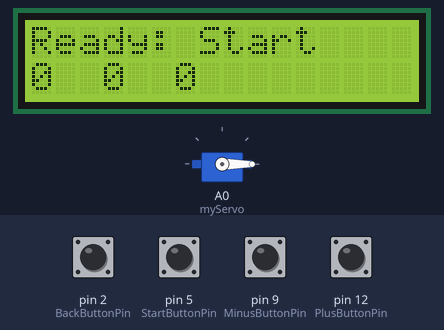
This sketch was run on a simulated Arduino Uno, built with avr-gcc and run on an emulated ATmega328P. Shown: 16×2 character LCD, servo. Inputs (shaded band) come from the test bench; at power-on: pin 2 (BackButtonPin), pin 5 (StartButtonPin), pin 9 (MinusButtonPin), pin 12 (PlusButtonPin) LOW. What the sketch prints to the serial monitor is not drawn.

Above: at 1.3 s.
1.4 s: pin 2 (BackButtonPin) pulled HIGH for 0.15 s
At 2.2 s:
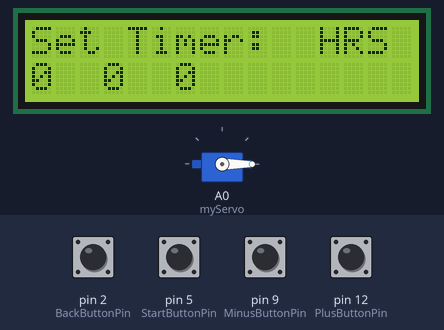
3.1 s: pin 5 (StartButtonPin) pulled HIGH for 0.15 s
At 3.9 s:
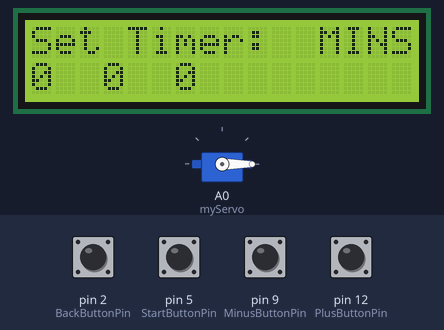
4.7 s: pin 5 (StartButtonPin) pulled HIGH for 1 s
At 5.9 s:
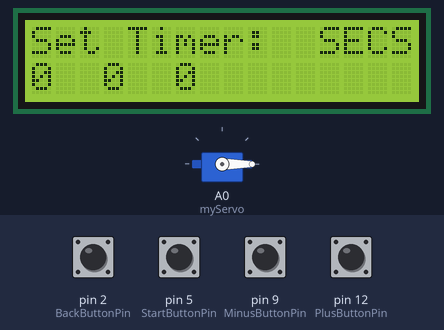
7.2 s: pin 9 (MinusButtonPin) pulled HIGH for 0.15 s
At 8.5 s:
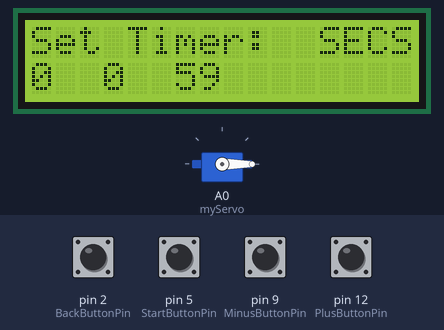
8.8 s: pin 2 (BackButtonPin) pulled HIGH for 1 s
At 10.3 s:
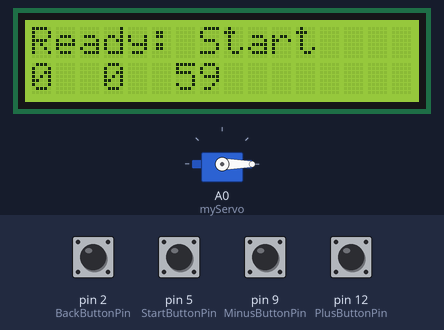
11.3 s: pin 5 (StartButtonPin) pulled HIGH for 0.15 s
At 13.8 s:
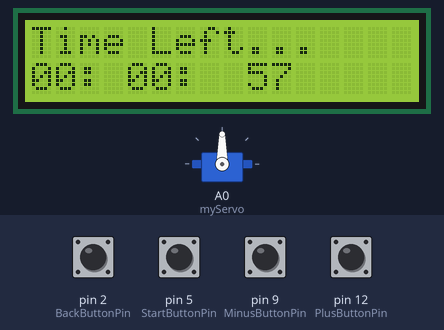
Timing chart, 0 to 15.3 s (numbered marks = the images above; inputs shaded):
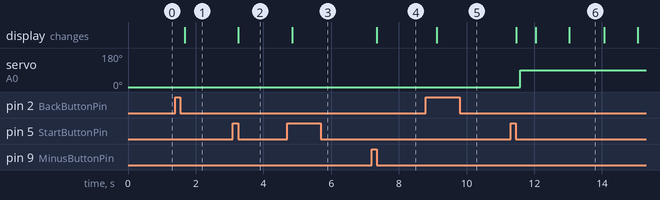

Measured:
- after the input at 1.4 s, the display: changes after 0.28 s (image 1)
- after the input at 3.1 s, the display: changes after 0.16 s (image 2)
- after the input at 4.7 s, the display: changes after 0.15 s (image 3)
- after the input at 7.2 s, the display: changes after 0.14 s (image 4)
- after the input at 8.8 s, the display: changes after 0.32 s (image 5)
- after the input at 11.3 s, servo on A0 (myServo): 0° → 90° after 0.28 s; the display: first changes after 0.17 s (image 6 shows a later state)
- what the display in image 6 shows lasts 1.1 s, from 13.0 s to 14.1 s

The sketch:

phone-box-2.ino
```cpp
#include <Time.h>
#include <TimeLib.h>

#include <LiquidCrystal.h>
#include <LiquidCrystal_I2C.h>


#include <EEPROM.h>
#include <Servo.h>

//LiquidCrystal lcd(12,  11, 5, 4, 3, 2);
LiquidCrystal_I2C lcd(0x27, 16, 2);


Servo myServo;

const int BackButtonPin = 2;
const int StartButtonPin = 5;
const int MinusButtonPin = 9;
const int PlusButtonPin  = 12;

int settingHours = 0;
int settingMinutes = 0;
int settingSeconds  = 0;
time_t settingTime = 0;

int activeHours = 0;
int activeMinutes  = 0;
int activeSeconds = 0;
time_t activeTime = 0;


time_t  startTime = 0;
time_t elapsedTime = 0;

int BackButtonState = LOW;
//long  BackButtonLongPressTime = 0;
int StartButtonState = LOW;
int PlusButtonState  = LOW;
int MinusButtonState = LOW;
int BackButtonPrevState = LOW;
int  StartButtonPrevState = LOW;
int PlusButtonPrevState = LOW;
int MinusButtonPrevState  = LOW;
bool BackButtonPress = false;
//bool BackButtonLongPress = false;
bool StartButtonPress = false;
bool PlusButtonPress = false;
bool MinusButtonPress  = false;

bool locked = false;

const int READY = 0;
const int  SETTINGS = 1;
const int LOCKED = 2;
const int UNLOCKED = 3;

int  activeState = READY;


int timeData = 0;

void setup()  {
  lcd.init(); // initialize the lcd
  lcd.backlight();
  lcd.begin(16, 2);
  pinMode(BackButtonPin, INPUT);
  pinMode(StartButtonPin,  INPUT);
  pinMode(PlusButtonPin, INPUT);
  pinMode(MinusButtonPin, INPUT);
  myServo.attach(A0);
  Serial.begin(9600);
  myServo.write(0);
  Reset();

}

void loop() {

  StartButtonPress = false;
  PlusButtonPress  = false;
  MinusButtonPress = false;

  BackButtonPress = false;
  //BackButtonLongPress = false;
  BackButtonState = digitalRead(BackButtonPin);

  //
  // if(BackButtonState == HIGH){
  //   Serial.print("BackButton Pressed");
  // }
  //
  if(BackButtonState != BackButtonPrevState)
  {
    BackButtonPress  = BackButtonState == HIGH;
    BackButtonPrevState = BackButtonState;
    delay(250);
  }

  StartButtonPress = false;
  StartButtonState = digitalRead(StartButtonPin);
  //
  // if(StartButtonState == HIGH){
  //   Serial.println("StartButtonState Pressed");
  // }
  //
  if(StartButtonState != StartButtonPrevState)
  {
    StartButtonPress  = StartButtonState == HIGH;
    StartButtonPrevState = StartButtonState;
    delay(100);
  }

  MinusButtonPress = false;
  MinusButtonState = digitalRead(MinusButtonPin);
  //
  if(MinusButtonState == HIGH){
    Serial.println("MinusButtonState Pressed");
  }
  //
  if(MinusButtonState != MinusButtonPrevState)
  {
    MinusButtonPress  = MinusButtonState == HIGH;
    MinusButtonPrevState = MinusButtonState;
    delay(100);
  }

  PlusButtonPress = false;
  PlusButtonState = digitalRead(PlusButtonPin);

  //
  if(PlusButtonState == HIGH){
    Serial.println("PlusButtonState Pressed");
  }
  //

  if(PlusButtonState != PlusButtonPrevState)
  {
    PlusButtonPress  = PlusButtonState == HIGH;
    PlusButtonPrevState = PlusButtonState;
    delay(100);
  }

  switch(activeState)
  {
    case READY:
    myServo.write(0);
      if(BackButtonPress)
      {
        Reset();
        activeState = SETTINGS;
      }
      if(StartButtonPress)
      {
        activeState =  activeState == READY ? LOCKED : READY;
        if(activeState == LOCKED)
        {
          startTime = now();
        }
      }
      break;

    case SETTINGS:
    myServo.write(0);
      if(BackButtonPress)
      {
        settingTime = settingSeconds + (60 * settingMinutes) + (3600  * settingHours);
        activeHours = settingHours;
        activeMinutes  = settingMinutes;
        activeSeconds = settingSeconds;
        timeData  = 0;
        activeState = READY;
      }
      if(StartButtonPress)
      {
        timeData++;
        if(timeData == 3)
        {
          timeData = 0;

        }
      }
      if(MinusButtonPress)
      {
        switch(timeData)
        {
          case 0:
            settingHours--;
            if(settingHours == -1)
            {
              settingHours = 99;
            }
            break;
          case 1:
            settingMinutes--;
            if(settingMinutes  == -1)
            {
              settingMinutes = 59;
            }
            break;
          case 2:
            settingSeconds--;
            if(settingSeconds == -1)
            {
              settingSeconds  = 59;
            }
            break;
        }

      }
      if(PlusButtonPress)
      {
        switch(timeData)
        {
          case 0:
            settingHours++;
            if(settingHours  == 100)
            {
              settingHours = 0;
            }
            break;
          case 1:
            settingMinutes++;
            if(settingMinutes == 60)
            {
              settingMinutes  = 0;
            }
            break;
          case 2:
            settingSeconds++;
            if(settingSeconds == 60)
            {
              settingSeconds  = 0;
            }
            break;
        }
      }

      break;

    case LOCKED:
    myServo.write(90);
      if(StartButtonPress)
      {
        activeState = READY;
      }
      if(BackButtonPress)
      {
        activeState = READY;
      }
      break;

    case UNLOCKED:
    myServo.write(0);
      if(BackButtonPress  || StartButtonPress || MinusButtonPress || PlusButtonPress)
      {
        activeState  = READY;
      }
      break;
  }

  switch(activeState)
  {
    case READY:
    case SETTINGS:

      break;
    case  LOCKED:
      activeTime = settingTime - (now() - startTime);
      if(activeTime  <= 0)
      {
        activeState = UNLOCKED;
      }
      break;
  }

  lcd.setCursor(0, 0);
  switch(activeState)
  {
    case  READY:
      lcd.print("Ready: Start    ");
      lcd.setCursor(0, 1);
      lcd.print(activeHours);
      lcd.print("  ");
      lcd.print(activeMinutes);
      lcd.print("  ");
      lcd.print(activeSeconds);
      lcd.print("     ");
      break;
    case SETTINGS:
      lcd.print("Set Timer:  ");
      switch(timeData)
      {
        case 0:

          lcd.print("HRS  ");
          break;
        case 1:
          lcd.print("MINS");
          break;
        case 2:
          lcd.print("SECS");
          break;
      }
      lcd.setCursor(0, 1);
      lcd.print(settingHours);
      lcd.print("  ");
      lcd.print(settingMinutes);
      lcd.print("  ");
      lcd.print(settingSeconds);
      lcd.print("     ");
      break;
    case LOCKED:
      lcd.print("Time Left...       ");
      lcd.setCursor(0, 1);
      if(hour(activeTime) < 10) lcd.print("0");
      lcd.print(hour(activeTime));
      lcd.print(": ");
      if(minute(activeTime)  < 10) lcd.print("0");
      lcd.print(minute(activeTime));
      lcd.print(":  ");
      if(second(activeTime) < 10) lcd.print("0");
      lcd.print(second(activeTime));
      break;
    case UNLOCKED:
      lcd.print("   UNLOCKED!   ");
      lcd.setCursor(0, 1);
      lcd.print("              ");
      break;
  }
  delay(10);
}

void Reset()
{
  activeState = READY;
  activeHours = settingHours;
  activeMinutes = settingMinutes;
  activeSeconds = settingSeconds;
}
    
```
